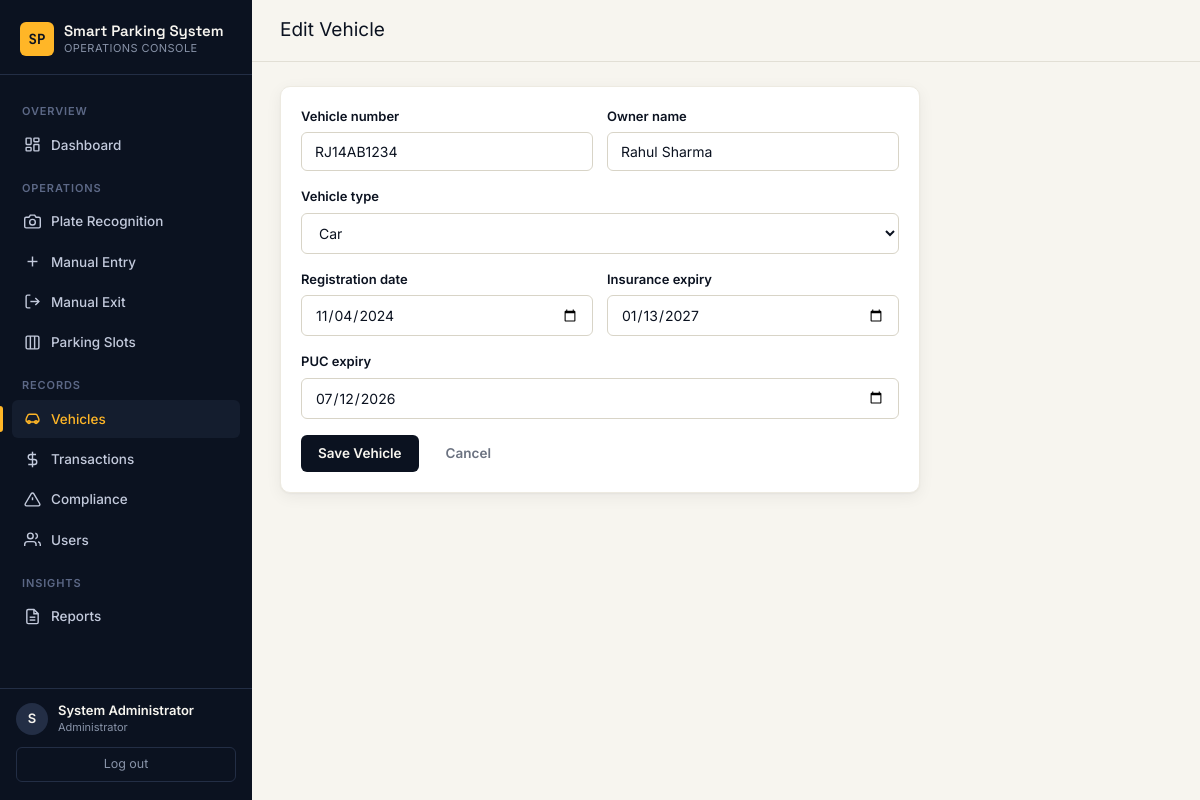
Screenshot of /admin/vehicles/1/edit (signed in) with the database file from the repository.
### models/user.py (models this page shows, shortened)
class User(UserMixin, db.Model):
    __tablename__ = "users"
    id = db.Column(db.Integer, primary_key=True)
    full_name = db.Column(db.String(120), nullable=False)
    email = db.Column(db.String(150), unique=True, nullable=False, index=True)
    phone = db.Column(db.String(20), nullable=True)
    password_hash = db.Column(db.String(255), nullable=False)
    role = db.Column(db.String(20), nullable=False, default="user")  # 'admin' | 'user'
    is_active_account = db.Column(db.Boolean, default=True)
    created_at = db.Column(db.DateTime, default=datetime.utcnow)
    vehicles = db.relationship(
        "Vehicle", backref="owner", lazy=True, cascade="all, delete-orphan"
    )
    notifications = db.relationship(
        "Notification", backref="user", lazy=True, cascade="all, delete-orphan"
    )
    reservations = db.relationship(
        "Reservation", backref="user", lazy=True, cascade="all, delete-orphan"
    )
    @property
    def is_admin(self) -> bool:
        return self.role == "admin"

### models/vehicle.py (models this page shows, shortened)
class Vehicle(db.Model):
    __tablename__ = "vehicles"
    id = db.Column(db.Integer, primary_key=True)
    vehicle_number = db.Column(db.String(20), unique=True, nullable=False, index=True)
    owner_name = db.Column(db.String(120), nullable=False)
    vehicle_type = db.Column(db.String(30), nullable=False, default="Car")  # Car, Bike, Truck, Bus
    registration_date = db.Column(db.Date, nullable=False, default=date.today)
    insurance_expiry = db.Column(db.Date, nullable=False)
    puc_expiry = db.Column(db.Date, nullable=False)
    wallet_balance = db.Column(db.Float, nullable=False, default=500.0)
    user_id = db.Column(db.Integer, db.ForeignKey("users.id"), nullable=False)
    created_at = db.Column(db.DateTime, default=datetime.utcnow)
    parking_sessions = db.relationship(
        "ParkingSession", backref="vehicle", lazy=True, cascade="all, delete-orphan"
    )
    transactions = db.relationship(
        "Transaction", backref="vehicle", lazy=True, cascade="all, delete-orphan"
    )
    reservations = db.relationship(
        "Reservation", backref="vehicle", lazy=True, cascade="all, delete-orphan"
    )
    compliance_logs = db.relationship(
        "ComplianceLog", backref="vehicle", lazy=True, cascade="all, delete-orphan"
    )

### routes/admin.py (the view, shortened to what this page needs)
@admin_bp.route("/vehicles/<int:vehicle_id>/edit", methods=["GET", "POST"])
@login_required
@admin_required
def edit_vehicle(vehicle_id):
    vehicle = Vehicle.query.get_or_404(vehicle_id)
    form = VehicleForm(obj=vehicle)
    if request.method == "GET":
        form = VehicleForm(
            vehicle_number=vehicle.vehicle_number,
            owner_name=vehicle.owner_name,
            vehicle_type=vehicle.vehicle_type,
            registration_date=vehicle.registration_date,
            insurance_expiry=vehicle.insurance_expiry,
            puc_expiry=vehicle.puc_expiry,
        )
    return render_template("admin/vehicle_form.html", form=form, mode="edit", vehicle=vehicle)

### forms.py
class VehicleForm(FlaskForm):
    vehicle_number = StringField(
        "Vehicle Number",
        validators=[
            DataRequired(),
            Length(min=4, max=20),
            Regexp(r"^[A-Za-z0-9]+$", message="Use letters and numbers only, no spaces."),
        ],
    )
    owner_name = StringField("Owner Name", validators=[DataRequired(), Length(max=120)])
    vehicle_type = SelectField(
        "Vehicle Type",
        choices=[("Car", "Car"), ("Bike", "Bike"), ("Truck", "Truck"), ("Bus", "Bus")],
        validators=[DataRequired()],
    )
    registration_date = DateField("Registration Date", validators=[DataRequired()], default=date.today)
    insurance_expiry = DateField("Insurance Expiry", validators=[DataRequired()])
    puc_expiry = DateField("PUC Expiry", validators=[DataRequired()])
    submit = SubmitField("Save Vehicle")

### templates/admin/vehicle_form.html (shortened to what this page needs)
{% extends "base.html" %}
{% block page_title %}{{ 'Edit Vehicle' if mode == 'edit' else 'Add Vehicle' }}{% endblock %}
{% block content %}
<div class="card card-pad" style="max-width:640px;">
  <form method="POST" novalidate>
    <div class="form-row">
      <div class="form-group">
        <label class="form-label" for="{{ form.vehicle_number.id }}">Vehicle number</label>
        {{ form.vehicle_number(class="form-control mono", placeholder="RJ14AB1234") }}
      </div>
      <div class="form-group">
        <label class="form-label" for="{{ form.owner_name.id }}">Owner name</label>
        {{ form.owner_name(class="form-control") }}
      </div>
    </div>
    <div class="form-group">
      <label class="form-label" for="{{ form.vehicle_type.id }}">Vehicle type</label>
      {{ form.vehicle_type(class="form-control") }}
    </div>
    <div class="form-row">
      <div class="form-group">
        <label class="form-label" for="{{ form.registration_date.id }}">Registration date</label>
        {{ form.registration_date(class="form-control") }}
      </div>
      <div class="form-group">
        <label class="form-label" for="{{ form.insurance_expiry.id }}">Insurance expiry</label>
        {{ form.insurance_expiry(class="form-control") }}
      </div>
    </div>
    <div class="form-group">
      <label class="form-label" for="{{ form.puc_expiry.id }}">PUC expiry</label>
      {{ form.puc_expiry(class="form-control") }}
    </div>
    <div class="flex-gap mt-16">
      {{ form.submit(class="btn btn-primary") }}
      <a href="{{ url_for('admin.manage_vehicles') }}" class="btn btn-ghost">Cancel</a>
    </div>
  </form>
</div>
{% endblock %}

### templates/base.html (shortened to what this page needs)
<!DOCTYPE html>
<html lang="en">
<head>
  <link rel="stylesheet" href="{{ url_for('static', filename='css/style.css') }}">
</head>
<body>
  <div class="app-shell">
    <aside class="sidebar">
      <div class="sidebar-brand">
        <div class="brand-mark">SP</div>
        <div class="brand-text">{{ app_name }}<small>Operations Console</small></div>
      </div>
      <nav class="sidebar-nav">
        {% if current_user.is_authenticated and current_user.is_admin %}
          <div class="nav-section-label">Overview</div>
          <a href="{{ url_for('admin.dashboard') }}" class="nav-link {{ 'active' if request.endpoint == 'admin.dashboard' }}">
            <svg viewBox="0 0 24 24" fill="none" stroke="currentColor" stroke-width="2"><rect x="3" y="3" width="7" height="9" rx="1"/><rect x="14" y="3" width="7" height="5" rx="1"/><rect x="14" y="12" width="7" height="9" rx="1"/><rect x="3" y="16" width="7" height="5" rx="1"/></svg>
            Dashboard
          </a>
          <div class="nav-section-label">Operations</div>
          <a href="{{ url_for('ocr.upload') }}" class="nav-link {{ 'active' if request.endpoint == 'ocr.upload' }}">
            <svg viewBox="0 0 24 24" fill="none" stroke="currentColor" stroke-width="2"><path d="M23 19a2 2 0 0 1-2 2H3a2 2 0 0 1-2-2V8a2 2 0 0 1 2-2h4l2-3h6l2 3h4a2 2 0 0 1 2 2z"/><circle cx="12" cy="13" r="4"/></svg>
            Plate Recognition
          </a>
          <a href="{{ url_for('ocr.manual_entry') }}" class="nav-link {{ 'active' if request.endpoint == 'ocr.manual_entry' }}">
            <svg viewBox="0 0 24 24" fill="none" stroke="currentColor" stroke-width="2"><line x1="12" y1="5" x2="12" y2="19"/><line x1="5" y1="12" x2="19" y2="12"/></svg>
            Manual Entry
          </a>
          <a href="{{ url_for('ocr.manual_exit') }}" class="nav-link {{ 'active' if request.endpoint == 'ocr.manual_exit' }}">
            <svg viewBox="0 0 24 24" fill="none" stroke="currentColor" stroke-width="2"><path d="M9 21H5a2 2 0 0 1-2-2V5a2 2 0 0 1 2-2h4"/><polyline points="16 17 21 12 16 7"/><line x1="21" y1="12" x2="9" y2="12"/></svg>
            Manual Exit
          </a>
          <a href="{{ url_for('admin.manage_slots') }}" class="nav-link {{ 'active' if request.endpoint == 'admin.manage_slots' }}">
            <svg viewBox="0 0 24 24" fill="none" stroke="currentColor" stroke-width="2"><rect x="3" y="3" width="18" height="18" rx="2"/><line x1="9" y1="3" x2="9" y2="21"/><line x1="15" y1="3" x2="15" y2="21"/></svg>
            Parking Slots
          </a>
          <div class="nav-section-label">Records</div>
          <a href="{{ url_for('admin.manage_vehicles') }}" class="nav-link {{ 'active' if request.endpoint in ['admin.manage_vehicles','admin.vehicle_detail','admin.edit_vehicle'] }}">
            <svg viewBox="0 0 24 24" fill="none" stroke="currentColor" stroke-width="2"><path d="M5 17h14M5 17a2 2 0 0 1-2-2v-2a2 2 0 0 1 .4-1.2L5 8a3 3 0 0 1 3-2h8a3 3 0 0 1 3 2l1.6 3.8A2 2 0 0 1 21 13v2a2 2 0 0 1-2 2"/><circle cx="7" cy="17" r="2"/><circle cx="17" cy="17" r="2"/></svg>
            Vehicles
          </a>
          <a href="{{ url_for('admin.view_transactions') }}" class="nav-link {{ 'active' if request.endpoint == 'admin.view_transactions' }}">
            <svg viewBox="0 0 24 24" fill="none" stroke="currentColor" stroke-width="2"><line x1="12" y1="1" x2="12" y2="23"/><path d="M17 5H9.5a3.5 3.5 0 0 0 0 7h5a3.5 3.5 0 0 1 0 7H6"/></svg>
            Transactions
          </a>
          <a href="{{ url_for('admin.compliance_violations') }}" class="nav-link {{ 'active' if request.endpoint == 'admin.compliance_violations' }}">
            <svg viewBox="0 0 24 24" fill="none" stroke="currentColor" stroke-width="2"><path d="M10.29 3.86L1.82 18a2 2 0 0 0 1.71 3h16.94a2 2 0 0 0 1.71-3L13.71 3.86a2 2 0 0 0-3.42 0z"/><line x1="12" y1="9" x2="12" y2="13"/><line x1="12" y1="17" x2="12.01" y2="17"/></svg>
            Compliance
          </a>
          <a href="{{ url_for('admin.manage_users') }}" class="nav-link {{ 'active' if request.endpoint == 'admin.manage_users' }}">
            <svg viewBox="0 0 24 24" fill="none" stroke="currentColor" stroke-width="2"><path d="M17 21v-2a4 4 0 0 0-4-4H5a4 4 0 0 0-4 4v2"/><circle cx="9" cy="7" r="4"/><path d="M23 21v-2a4 4 0 0 0-3-3.87"/><path d="M16 3.13a4 4 0 0 1 0 7.75"/></svg>
            Users
          </a>
          <div class="nav-section-label">Insights</div>
          <a href="{{ url_for('admin.reports_home') }}" class="nav-link {{ 'active' if request.endpoint and request.endpoint.startswith('admin.reports') or request.endpoint == 'admin.generate_report' }}">
            <svg viewBox="0 0 24 24" fill="none" stroke="currentColor" stroke-width="2"><path d="M14 2H6a2 2 0 0 0-2 2v16a2 2 0 0 0 2 2h12a2 2 0 0 0 2-2V8z"/><polyline points="14 2 14 8 20 8"/><line x1="16" y1="13" x2="8" y2="13"/><line x1="16" y1="17" x2="8" y2="17"/></svg>
            Reports
          </a>
        {% endif %}
      </nav>
      {% if current_user.is_authenticated %}
      <div class="sidebar-foot">
        <div class="sidebar-user">
          <div class="sidebar-user-avatar">{{ current_user.full_name[0]|upper }}</div>
          <div>
            <div class="sidebar-user-name">{{ current_user.full_name }}</div>
            <div class="sidebar-user-role">{{ 'Administrator' if current_user.is_admin else 'Vehicle Owner' }}</div>
          </div>
        </div>
        <a href="{{ url_for('auth.logout') }}" class="sidebar-logout">Log out</a>
      </div>
      {% endif %}
    </aside>
    <div class="main">
      <header class="topbar">
        <div class="flex-gap">
          <div>
            <div class="topbar-title">{% block page_title %}{% endblock %}</div>
          </div>
        </div>
      </header>
      <main class="content">
        {% block content %}{% endblock %}
      </main>
    </div>
  </div>
</body>
</html>

### rows the page displays
User: full_name "S", full_name "System Administrator", role "Administrator"
Vehicle: vehicle_number "RJ14AB1234", owner_name "Rahul Sharma", vehicle_type "Car", registration_date "11/04/2024", insurance_expiry "01/13/2027", puc_expiry "07/12/2026"

### other values shown
{{ app_name }} "Smart Parking System"
{{ 'Edit Vehicle' if mode == 'edit' else 'Add Vehicle' }} "Edit Vehicle"
